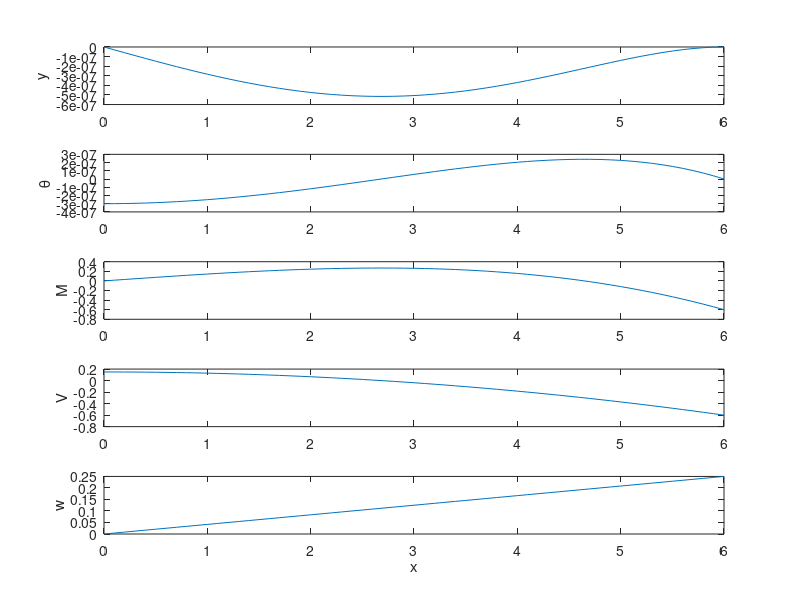

Write the MATLAB code that produced this figure.
L=6; E=500000; I=3; w0=0.25; dx=0.1;
x=0:dx:L;
a=w0/120/E/I/L*(-x.^5+2*L^2*x.^3-L^4*x);
b=w0/120/E/I/L*(-5*x.^4+6*L^2*x.^2-L^4);
c=w0/120/L*(-20*x.^3+12*L^2*x);
d=w0/120/L*(-60*x.^2+12*L^2);
e=-w0/120/L*-120*x;
subplot(5,1,1), plot(x,a), ylabel('y')
subplot(5,1,2), plot(x,b), ylabel('\theta')
subplot(5,1,3), plot(x,c), ylabel('M')
subplot(5,1,4), plot(x,d), ylabel('V')
subplot(5,1,5), plot(x,e), ylabel('w')
xlabel('x')
